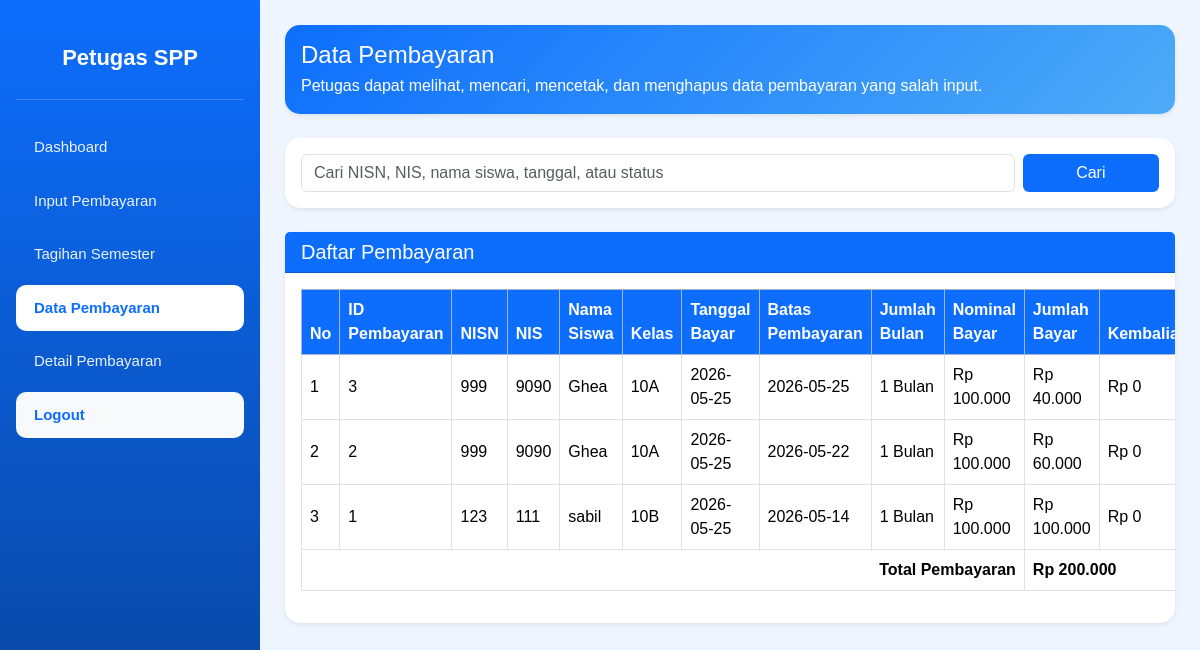
The app's page /spp/petugas/pembayaran.php (signed in) with its own data.
### tables this page shows
CREATE TABLE `tb_pembayaran` (
  `id_pembayaran` varchar(11) NOT NULL,
  `status` enum('Belum Lunas','Sudah Lunas','','') DEFAULT NULL,
  `nisn` varchar(10) DEFAULT NULL,
  `tgl_bayar` date NOT NULL,
  `tgl_terakhir_bayar` date DEFAULT NULL,
  `batas_pembayaran` date DEFAULT NULL,
  `jumlah_bulan` varchar(10) DEFAULT NULL,
  `id_spp` varchar(40) DEFAULT NULL,
  `nominal_bayar` varchar(100) DEFAULT NULL,
  `jumlah_bayar` varchar(40) DEFAULT NULL,
  `kembalian` varchar(100) DEFAULT NULL
);

CREATE TABLE `tb_siswa` (
  `nisn` varchar(10) NOT NULL,
  `nis` varchar(8) DEFAULT NULL,
  `nama` varchar(50) DEFAULT NULL,
  `id_kelas` varchar(11) DEFAULT NULL,
  `nama_kelas` varchar(10) DEFAULT NULL,
  `alamat` text DEFAULT NULL,
  `no_tlp` varchar(13) DEFAULT NULL,
  `id_spp` varchar(40) DEFAULT NULL
);

CREATE TABLE `tb_kelas` (
  `id_kelas` varchar(11) NOT NULL,
  `nama_kelas` varchar(10) DEFAULT NULL,
  `komp_keahlian` varchar(50) DEFAULT NULL
);

### spp/koneksi.php (called while the page is built, shortened)
<?php
function e($text) {
    return htmlspecialchars($text ?? '', ENT_QUOTES, 'UTF-8');
}
function rupiah($angka) {
    $angka = preg_replace('/[^0-9]/', '', $angka ?? 0);
    return "Rp " . number_format((int)$angka, 0, ',', '.');
}
?>

### spp/petugas/pembayaran.php (the view, shortened to what this page needs)
<?php
require_once __DIR__ . '/../koneksi.php';
require_once __DIR__ . '/cek_akses.php';
$keyword = $_GET['keyword'] ?? '';
$where = "";
include 'header.php';
include 'sidebar.php';
?>
<div class="content">
    <div class="card top-card shadow-sm mb-4">
        <div class="card-body">
            <h4 class="mb-1">Data Pembayaran</h4>
            <p class="mb-0">
                Petugas dapat melihat, mencari, mencetak, dan menghapus data pembayaran yang salah input.
            </p>
        </div>
    </div>
    <div class="card shadow-sm mb-4">
        <div class="card-body">
            <form method="GET" class="row g-2">
                <div class="col-md-10">
                    <input type="text"
                           name="keyword"
                           class="form-control"
                           placeholder="Cari NISN, NIS, nama siswa, tanggal, atau status"
                           value="<?= e($keyword); ?>">
                </div>
                <div class="col-md-2">
                    <button class="btn btn-blue w-100">Cari</button>
                </div>
            </form>
        </div>
    </div>
    <div class="card shadow-sm">
        <div class="card-header bg-primary text-white">
            <h5 class="mb-0">Daftar Pembayaran</h5>
        </div>
        <div class="card-body table-responsive">
            <table class="table table-bordered table-hover align-middle">
                <thead class="table-primary">
                    <tr>
                        <th>No</th>
                        <th>ID Pembayaran</th>
                        <th>NISN</th>
                        <th>NIS</th>
                        <th>Nama Siswa</th>
                        <th>Kelas</th>
                        <th>Tanggal Bayar</th>
                        <th>Batas Pembayaran</th>
                        <th>Jumlah Bulan</th>
                        <th>Nominal Bayar</th>
                        <th>Jumlah Bayar</th>
                        <th>Kembalian</th>
                    </tr>
                </thead>
                <tbody>
                    <?php
                    $no = 1;
                    $totalBayar = 0;
                    $query = mysqli_query($koneksi, "
                        SELECT
                            p.*,
                            s.nis,
                            s.nama,
                            k.nama_kelas
                        FROM tb_pembayaran p
                        LEFT JOIN tb_siswa s
                            ON p.nisn = s.nisn
                        LEFT JOIN tb_kelas k
                            ON s.id_kelas = k.id_kelas
                        $where
                        ORDER BY p.tgl_bayar DESC, p.id_pembayaran DESC
                    ");
                    if (mysqli_num_rows($query) > 0) {
                        while ($row = mysqli_fetch_assoc($query)) {
                            $totalBayar += (int) preg_replace('/[^0-9]/', '', $row['jumlah_bayar']);
                    ?>
                            <tr>
                                <td><?= $no++; ?></td>
                                <td><?= e($row['id_pembayaran']); ?></td>
                                <td><?= e($row['nisn']); ?></td>
                                <td><?= e($row['nis']); ?></td>
                                <td><?= e($row['nama']); ?></td>
                                <td><?= e($row['nama_kelas']); ?></td>
                                <td><?= e($row['tgl_bayar']); ?></td>
                                <td><?= e($row['batas_pembayaran']); ?></td>
                                <td><?= e($row['jumlah_bulan']); ?> Bulan</td>
                                <td><?= rupiah($row['nominal_bayar']); ?></td>
                                <td><?= rupiah($row['jumlah_bayar']); ?></td>
                                <td><?= rupiah($row['kembalian']); ?></td>
                            </tr>
                    <?php
                        }
                    } ?>
                </tbody>
                <tfoot>
                    <tr>
                        <th colspan="10" class="text-end">Total Pembayaran</th>
                        <th colspan="5"><?= rupiah($totalBayar); ?></th>
                    </tr>
                </tfoot>
            </table>
        </div>
    </div>
</div>
<?php include 'footer.php'; ?>

### spp/petugas/header.php (style rules this page uses)
body { background: #eef5ff; font-family: Arial, sans-serif; }
.content { margin-left: 260px; padding: 25px; }
.top-card { background: linear-gradient(135deg, #0d6efd, #4dabf7); color: white; border-radius: 18px; }
.card { border: none; border-radius: 15px; }
.btn-blue { background: #0d6efd; color: white; }
.table-primary th { background: #0d6efd !important; color: white; }

### records on screen
tb_pembayaran: id_pembayaran "3", nisn "999", nisn.nis "9090", nisn.nama "Ghea", tb_kelas.nama_kelas "10A", tgl_bayar "2026-05-25", batas_pembayaran "2026-05-25", jumlah_bulan "1", nominal_bayar "Rp 100.000", jumlah_bayar "Rp 40.000", kembalian "Rp 0"
tb_pembayaran: id_pembayaran "2", nisn "999", nisn.nis "9090", nisn.nama "Ghea", tb_kelas.nama_kelas "10A", tgl_bayar "2026-05-25", batas_pembayaran "2026-05-22", jumlah_bulan "1", nominal_bayar "Rp 100.000", jumlah_bayar "Rp 60.000", kembalian "Rp 0"
tb_pembayaran: id_pembayaran "1", nisn "123", nisn.nis "111", nisn.nama "sabil", tb_kelas.nama_kelas "10B", tgl_bayar "2026-05-25", batas_pembayaran "2026-05-14", jumlah_bulan "1", nominal_bayar "Rp 100.000", jumlah_bayar "Rp 100.000", kembalian "Rp 0"

### other values on screen
rupiah($totalBayar) "Rp 200.000"
